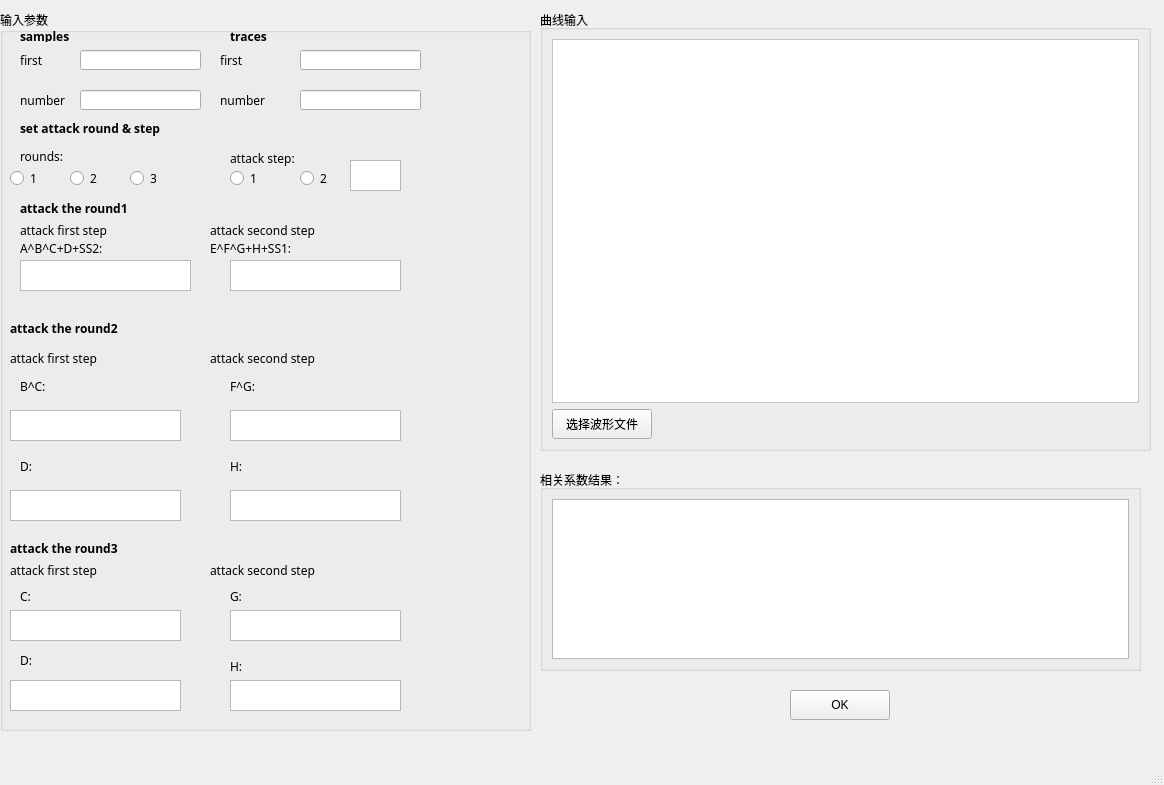
<?xml version="1.0" encoding="UTF-8"?>
<ui version="4.0">
 <class>MainWindow</class>
 <widget class="QMainWindow" name="MainWindow">
  <property name="geometry">
   <rect>
    <x>0</x>
    <y>0</y>
    <width>1164</width>
    <height>785</height>
   </rect>
  </property>
  <property name="windowTitle">
   <string>MainWindow</string>
  </property>
  <widget class="QWidget" name="centralwidget">
   <widget class="QGroupBox" name="groupBox_3">
    <property name="geometry">
     <rect>
      <x>540</x>
      <y>10</y>
      <width>611</width>
      <height>441</height>
     </rect>
    </property>
    <property name="title">
     <string>曲线输入</string>
    </property>
    <layout class="QGridLayout" name="gridLayout">
     <item row="1" column="0">
      <widget class="QPushButton" name="OpenButton">
       <property name="minimumSize">
        <size>
         <width>100</width>
         <height>30</height>
        </size>
       </property>
       <property name="maximumSize">
        <size>
         <width>100</width>
         <height>30</height>
        </size>
       </property>
       <property name="text">
        <string>选择波形文件</string>
       </property>
      </widget>
     </item>
     <item row="0" column="0" colspan="2">
      <widget class="QFrame" name="frame_2">
       <property name="styleSheet">
        <string notr="true">background-color: rgb(255, 255, 255);</string>
       </property>
       <property name="frameShape">
        <enum>QFrame::StyledPanel</enum>
       </property>
       <property name="frameShadow">
        <enum>QFrame::Raised</enum>
       </property>
       <layout class="QGridLayout" name="gridLayout_4"/>
      </widget>
     </item>
    </layout>
   </widget>
   <widget class="QGroupBox" name="groupBox_2">
    <property name="geometry">
     <rect>
      <x>540</x>
      <y>470</y>
      <width>601</width>
      <height>201</height>
     </rect>
    </property>
    <property name="title">
     <string>相关系数结果：</string>
    </property>
    <layout class="QGridLayout" name="gridLayout_2">
     <item row="0" column="0">
      <widget class="QTextEdit" name="OUTPUT">
       <property name="font">
        <font>
         <family>微软雅黑</family>
         <pointsize>12</pointsize>
        </font>
       </property>
       <property name="focusPolicy">
        <enum>Qt::NoFocus</enum>
       </property>
       <property name="readOnly">
        <bool>true</bool>
       </property>
       <property name="html">
        <string>&lt;!DOCTYPE HTML PUBLIC &quot;-//W3C//DTD HTML 4.0//EN&quot; &quot;http://www.w3.org/TR/REC-html40/strict.dtd&quot;&gt;
&lt;html&gt;&lt;head&gt;&lt;meta name=&quot;qrichtext&quot; content=&quot;1&quot; /&gt;&lt;style type=&quot;text/css&quot;&gt;
p, li { white-space: pre-wrap; }
&lt;/style&gt;&lt;/head&gt;&lt;body style=&quot; font-family:'微软雅黑'; font-size:12pt; font-weight:400; font-style:normal;&quot;&gt;
&lt;p style=&quot;-qt-paragraph-type:empty; margin-top:0px; margin-bottom:0px; margin-left:0px; margin-right:0px; -qt-block-indent:0; text-indent:0px; font-family:'SimSun';&quot;&gt;&lt;br /&gt;&lt;/p&gt;&lt;/body&gt;&lt;/html&gt;</string>
       </property>
      </widget>
     </item>
    </layout>
   </widget>
   <widget class="QPushButton" name="ProcessButton">
    <property name="geometry">
     <rect>
      <x>790</x>
      <y>690</y>
      <width>100</width>
      <height>30</height>
     </rect>
    </property>
    <property name="minimumSize">
     <size>
      <width>100</width>
      <height>30</height>
     </size>
    </property>
    <property name="maximumSize">
     <size>
      <width>100</width>
      <height>30</height>
     </size>
    </property>
    <property name="text">
     <string>OK</string>
    </property>
   </widget>
   <widget class="QGroupBox" name="groupBox">
    <property name="geometry">
     <rect>
      <x>0</x>
      <y>10</y>
      <width>531</width>
      <height>721</height>
     </rect>
    </property>
    <property name="font">
     <font>
      <family>微软雅黑</family>
     </font>
    </property>
    <property name="title">
     <string>输入参数</string>
    </property>
    <widget class="QLabel" name="label_6">
     <property name="geometry">
      <rect>
       <x>220</x>
       <y>40</y>
       <width>61</width>
       <height>21</height>
      </rect>
     </property>
     <property name="text">
      <string>first</string>
     </property>
     <property name="buddy">
      <cstring>lineEdit_3</cstring>
     </property>
    </widget>
    <widget class="QLineEdit" name="lineEdit_1">
     <property name="geometry">
      <rect>
       <x>80</x>
       <y>40</y>
       <width>121</width>
       <height>20</height>
      </rect>
     </property>
    </widget>
    <widget class="QLabel" name="label_18">
     <property name="geometry">
      <rect>
       <x>210</x>
       <y>340</y>
       <width>271</width>
       <height>16</height>
      </rect>
     </property>
     <property name="text">
      <string>attack second step</string>
     </property>
    </widget>
    <widget class="QLabel" name="label_19">
     <property name="geometry">
      <rect>
       <x>20</x>
       <y>370</y>
       <width>54</width>
       <height>12</height>
      </rect>
     </property>
     <property name="text">
      <string>B^C:</string>
     </property>
     <property name="buddy">
      <cstring>textEdit_4</cstring>
     </property>
    </widget>
    <widget class="QLabel" name="label_4">
     <property name="geometry">
      <rect>
       <x>20</x>
       <y>40</y>
       <width>54</width>
       <height>21</height>
      </rect>
     </property>
     <property name="text">
      <string>first</string>
     </property>
     <property name="buddy">
      <cstring>lineEdit_1</cstring>
     </property>
    </widget>
    <widget class="QLabel" name="label_11">
     <property name="geometry">
      <rect>
       <x>20</x>
       <y>190</y>
       <width>141</width>
       <height>16</height>
      </rect>
     </property>
     <property name="font">
      <font>
       <family>微软雅黑</family>
       <weight>75</weight>
       <bold>true</bold>
      </font>
     </property>
     <property name="text">
      <string>attack the round1</string>
     </property>
    </widget>
    <widget class="QLineEdit" name="lineEdit_2">
     <property name="geometry">
      <rect>
       <x>80</x>
       <y>80</y>
       <width>121</width>
       <height>20</height>
      </rect>
     </property>
    </widget>
    <widget class="QTextEdit" name="textEdit_3">
     <property name="geometry">
      <rect>
       <x>230</x>
       <y>250</y>
       <width>171</width>
       <height>31</height>
      </rect>
     </property>
    </widget>
    <widget class="QLabel" name="label_10">
     <property name="geometry">
      <rect>
       <x>230</x>
       <y>140</y>
       <width>81</width>
       <height>16</height>
      </rect>
     </property>
     <property name="font">
      <font>
       <family>微软雅黑</family>
       <weight>50</weight>
       <bold>false</bold>
      </font>
     </property>
     <property name="text">
      <string>attack step:</string>
     </property>
    </widget>
    <widget class="QLabel" name="label_13">
     <property name="geometry">
      <rect>
       <x>20</x>
       <y>230</y>
       <width>141</width>
       <height>16</height>
      </rect>
     </property>
     <property name="text">
      <string>A^B^C+D+SS2:</string>
     </property>
     <property name="buddy">
      <cstring>OUTPUT</cstring>
     </property>
    </widget>
    <widget class="QLabel" name="label_24">
     <property name="geometry">
      <rect>
       <x>10</x>
       <y>550</y>
       <width>141</width>
       <height>20</height>
      </rect>
     </property>
     <property name="text">
      <string>attack first step</string>
     </property>
    </widget>
    <widget class="QLabel" name="label_16">
     <property name="geometry">
      <rect>
       <x>10</x>
       <y>310</y>
       <width>141</width>
       <height>16</height>
      </rect>
     </property>
     <property name="font">
      <font>
       <family>微软雅黑</family>
       <weight>75</weight>
       <bold>true</bold>
      </font>
     </property>
     <property name="text">
      <string>attack the round2</string>
     </property>
    </widget>
    <widget class="QLineEdit" name="lineEdit_4">
     <property name="geometry">
      <rect>
       <x>300</x>
       <y>80</y>
       <width>121</width>
       <height>20</height>
      </rect>
     </property>
    </widget>
    <widget class="QLabel" name="label_23">
     <property name="geometry">
      <rect>
       <x>10</x>
       <y>530</y>
       <width>141</width>
       <height>16</height>
      </rect>
     </property>
     <property name="font">
      <font>
       <family>微软雅黑</family>
       <weight>75</weight>
       <bold>true</bold>
      </font>
     </property>
     <property name="text">
      <string>attack the round3</string>
     </property>
    </widget>
    <widget class="QTextEdit" name="textEdit_6">
     <property name="geometry">
      <rect>
       <x>230</x>
       <y>400</y>
       <width>171</width>
       <height>31</height>
      </rect>
     </property>
    </widget>
    <widget class="QTextEdit" name="textEdit_8">
     <property name="geometry">
      <rect>
       <x>10</x>
       <y>600</y>
       <width>171</width>
       <height>31</height>
      </rect>
     </property>
    </widget>
    <widget class="QLabel" name="label_15">
     <property name="geometry">
      <rect>
       <x>210</x>
       <y>230</y>
       <width>241</width>
       <height>16</height>
      </rect>
     </property>
     <property name="text">
      <string>E^F^G+H+SS1:</string>
     </property>
     <property name="buddy">
      <cstring>textEdit_3</cstring>
     </property>
    </widget>
    <widget class="QLineEdit" name="lineEdit_3">
     <property name="geometry">
      <rect>
       <x>300</x>
       <y>40</y>
       <width>121</width>
       <height>20</height>
      </rect>
     </property>
    </widget>
    <widget class="QTextEdit" name="textEdit_11">
     <property name="geometry">
      <rect>
       <x>230</x>
       <y>670</y>
       <width>171</width>
       <height>31</height>
      </rect>
     </property>
    </widget>
    <widget class="QLabel" name="label_2">
     <property name="geometry">
      <rect>
       <x>20</x>
       <y>20</y>
       <width>54</width>
       <height>12</height>
      </rect>
     </property>
     <property name="font">
      <font>
       <family>微软雅黑</family>
       <weight>75</weight>
       <bold>true</bold>
      </font>
     </property>
     <property name="text">
      <string>samples</string>
     </property>
    </widget>
    <widget class="QTextEdit" name="textEdit_9">
     <property name="geometry">
      <rect>
       <x>10</x>
       <y>670</y>
       <width>171</width>
       <height>31</height>
      </rect>
     </property>
    </widget>
    <widget class="QLabel" name="label_12">
     <property name="geometry">
      <rect>
       <x>20</x>
       <y>210</y>
       <width>141</width>
       <height>20</height>
      </rect>
     </property>
     <property name="font">
      <font>
       <family>微软雅黑</family>
       <weight>50</weight>
       <bold>false</bold>
      </font>
     </property>
     <property name="text">
      <string>attack first step</string>
     </property>
    </widget>
    <widget class="QLabel" name="label_17">
     <property name="geometry">
      <rect>
       <x>10</x>
       <y>340</y>
       <width>151</width>
       <height>16</height>
      </rect>
     </property>
     <property name="text">
      <string>attack first step</string>
     </property>
    </widget>
    <widget class="QLabel" name="label_5">
     <property name="geometry">
      <rect>
       <x>20</x>
       <y>80</y>
       <width>61</width>
       <height>21</height>
      </rect>
     </property>
     <property name="text">
      <string>number</string>
     </property>
     <property name="buddy">
      <cstring>lineEdit_2</cstring>
     </property>
    </widget>
    <widget class="QLabel" name="label_8">
     <property name="geometry">
      <rect>
       <x>20</x>
       <y>110</y>
       <width>161</width>
       <height>16</height>
      </rect>
     </property>
     <property name="font">
      <font>
       <family>微软雅黑</family>
       <weight>75</weight>
       <bold>true</bold>
      </font>
     </property>
     <property name="text">
      <string>set attack round &amp; step</string>
     </property>
    </widget>
    <widget class="QTextEdit" name="textEdit_7">
     <property name="geometry">
      <rect>
       <x>230</x>
       <y>480</y>
       <width>171</width>
       <height>31</height>
      </rect>
     </property>
    </widget>
    <widget class="QTextEdit" name="textEdit_4">
     <property name="geometry">
      <rect>
       <x>10</x>
       <y>400</y>
       <width>171</width>
       <height>31</height>
      </rect>
     </property>
    </widget>
    <widget class="QLabel" name="label_25">
     <property name="geometry">
      <rect>
       <x>210</x>
       <y>550</y>
       <width>301</width>
       <height>20</height>
      </rect>
     </property>
     <property name="text">
      <string>attack second step</string>
     </property>
    </widget>
    <widget class="QTextEdit" name="textEdit_10">
     <property name="geometry">
      <rect>
       <x>230</x>
       <y>600</y>
       <width>171</width>
       <height>31</height>
      </rect>
     </property>
    </widget>
    <widget class="QLabel" name="label_28">
     <property name="geometry">
      <rect>
       <x>230</x>
       <y>580</y>
       <width>54</width>
       <height>12</height>
      </rect>
     </property>
     <property name="text">
      <string>G:</string>
     </property>
     <property name="buddy">
      <cstring>textEdit_10</cstring>
     </property>
    </widget>
    <widget class="QLabel" name="label_7">
     <property name="geometry">
      <rect>
       <x>220</x>
       <y>80</y>
       <width>61</width>
       <height>21</height>
      </rect>
     </property>
     <property name="text">
      <string>number</string>
     </property>
     <property name="buddy">
      <cstring>lineEdit_4</cstring>
     </property>
    </widget>
    <widget class="QLabel" name="label_3">
     <property name="geometry">
      <rect>
       <x>230</x>
       <y>20</y>
       <width>54</width>
       <height>12</height>
      </rect>
     </property>
     <property name="font">
      <font>
       <family>微软雅黑</family>
       <weight>75</weight>
       <bold>true</bold>
      </font>
     </property>
     <property name="text">
      <string>traces</string>
     </property>
    </widget>
    <widget class="QLabel" name="label_21">
     <property name="geometry">
      <rect>
       <x>230</x>
       <y>370</y>
       <width>54</width>
       <height>12</height>
      </rect>
     </property>
     <property name="text">
      <string>F^G:</string>
     </property>
     <property name="buddy">
      <cstring>textEdit_6</cstring>
     </property>
    </widget>
    <widget class="QLabel" name="label_9">
     <property name="geometry">
      <rect>
       <x>20</x>
       <y>140</y>
       <width>54</width>
       <height>12</height>
      </rect>
     </property>
     <property name="font">
      <font>
       <family>微软雅黑</family>
       <weight>50</weight>
       <bold>false</bold>
      </font>
     </property>
     <property name="text">
      <string>rounds:</string>
     </property>
    </widget>
    <widget class="QLabel" name="label_27">
     <property name="geometry">
      <rect>
       <x>20</x>
       <y>640</y>
       <width>54</width>
       <height>20</height>
      </rect>
     </property>
     <property name="text">
      <string>D:</string>
     </property>
     <property name="buddy">
      <cstring>textEdit_9</cstring>
     </property>
    </widget>
    <widget class="QLabel" name="label_29">
     <property name="geometry">
      <rect>
       <x>230</x>
       <y>650</y>
       <width>54</width>
       <height>12</height>
      </rect>
     </property>
     <property name="text">
      <string>H:</string>
     </property>
     <property name="buddy">
      <cstring>textEdit_11</cstring>
     </property>
    </widget>
    <widget class="QLabel" name="label_14">
     <property name="geometry">
      <rect>
       <x>210</x>
       <y>210</y>
       <width>271</width>
       <height>20</height>
      </rect>
     </property>
     <property name="font">
      <font>
       <family>微软雅黑</family>
       <weight>50</weight>
       <bold>false</bold>
      </font>
     </property>
     <property name="text">
      <string>attack second step</string>
     </property>
    </widget>
    <widget class="QLabel" name="label_26">
     <property name="geometry">
      <rect>
       <x>20</x>
       <y>580</y>
       <width>54</width>
       <height>12</height>
      </rect>
     </property>
     <property name="text">
      <string>C:</string>
     </property>
     <property name="buddy">
      <cstring>textEdit_8</cstring>
     </property>
    </widget>
    <widget class="QLabel" name="label_20">
     <property name="geometry">
      <rect>
       <x>20</x>
       <y>450</y>
       <width>54</width>
       <height>12</height>
      </rect>
     </property>
     <property name="text">
      <string>D:</string>
     </property>
     <property name="buddy">
      <cstring>textEdit_5</cstring>
     </property>
    </widget>
    <widget class="QLabel" name="label_22">
     <property name="geometry">
      <rect>
       <x>230</x>
       <y>450</y>
       <width>54</width>
       <height>12</height>
      </rect>
     </property>
     <property name="text">
      <string>H:</string>
     </property>
     <property name="buddy">
      <cstring>textEdit_7</cstring>
     </property>
    </widget>
    <widget class="QTextEdit" name="textEdit_5">
     <property name="geometry">
      <rect>
       <x>10</x>
       <y>480</y>
       <width>171</width>
       <height>31</height>
      </rect>
     </property>
    </widget>
    <widget class="QTextEdit" name="textEdit_2">
     <property name="geometry">
      <rect>
       <x>20</x>
       <y>250</y>
       <width>171</width>
       <height>31</height>
      </rect>
     </property>
    </widget>
    <widget class="QRadioButton" name="radioButton_4">
     <property name="geometry">
      <rect>
       <x>230</x>
       <y>160</y>
       <width>89</width>
       <height>16</height>
      </rect>
     </property>
     <property name="text">
      <string>1</string>
     </property>
    </widget>
    <widget class="QRadioButton" name="radioButton_5">
     <property name="geometry">
      <rect>
       <x>300</x>
       <y>160</y>
       <width>89</width>
       <height>16</height>
      </rect>
     </property>
     <property name="text">
      <string>2</string>
     </property>
    </widget>
    <widget class="QRadioButton" name="radioButton_1">
     <property name="geometry">
      <rect>
       <x>10</x>
       <y>160</y>
       <width>41</width>
       <height>16</height>
      </rect>
     </property>
     <property name="text">
      <string>1</string>
     </property>
    </widget>
    <widget class="QRadioButton" name="radioButton_2">
     <property name="geometry">
      <rect>
       <x>70</x>
       <y>160</y>
       <width>41</width>
       <height>16</height>
      </rect>
     </property>
     <property name="text">
      <string>2</string>
     </property>
    </widget>
    <widget class="QRadioButton" name="radioButton_3">
     <property name="geometry">
      <rect>
       <x>130</x>
       <y>160</y>
       <width>89</width>
       <height>16</height>
      </rect>
     </property>
     <property name="text">
      <string>3</string>
     </property>
    </widget>
    <widget class="QTextEdit" name="textEdit_1">
     <property name="geometry">
      <rect>
       <x>350</x>
       <y>150</y>
       <width>51</width>
       <height>31</height>
      </rect>
     </property>
    </widget>
   </widget>
  </widget>
  <widget class="QMenuBar" name="menubar">
   <property name="geometry">
    <rect>
     <x>0</x>
     <y>0</y>
     <width>1164</width>
     <height>23</height>
    </rect>
   </property>
  </widget>
  <widget class="QStatusBar" name="statusbar"/>
 </widget>
 <resources/>
 <connections/>
</ui>
